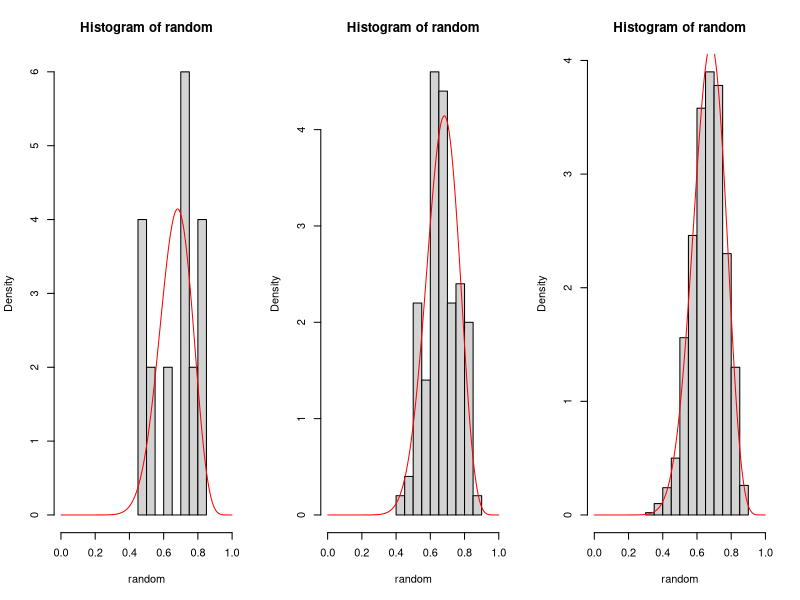
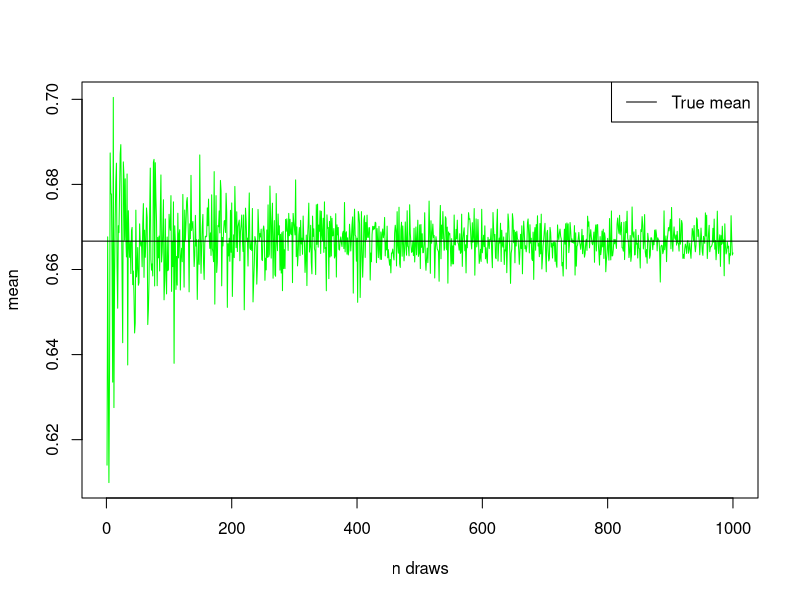
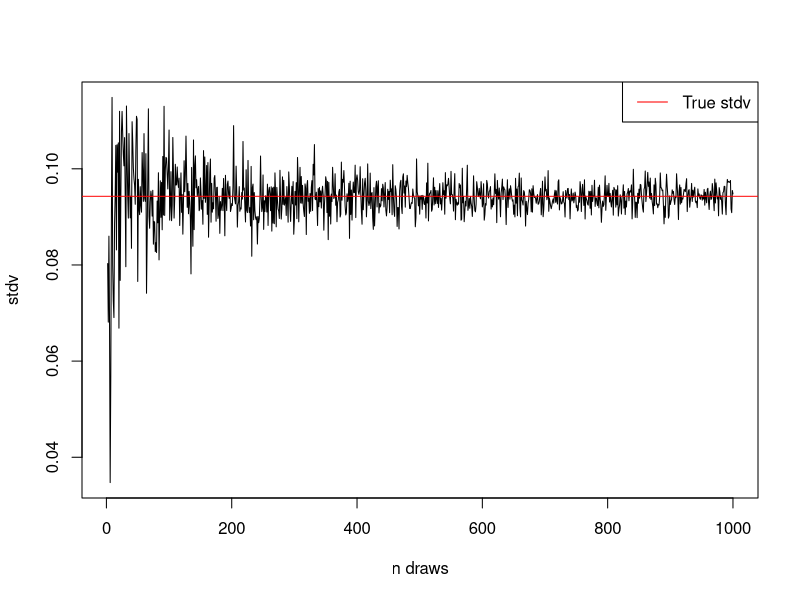
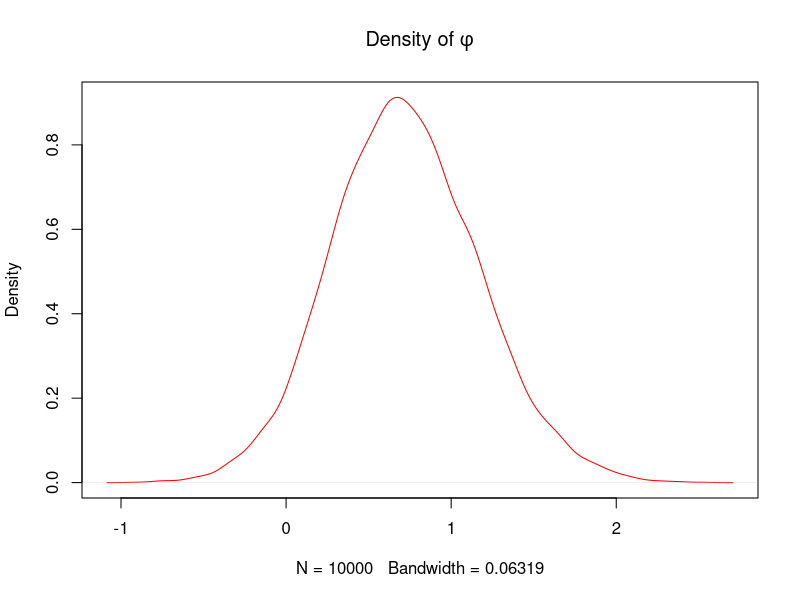

The R script that drew these images, in order:
alpha <- 2
beta <- 2
s <- 14
f <- 6
n <- 20
f <- n-s
nDraws <- c(10, 100, 1000)

# 1a
# What are the true values of the posterior mean and standard deviation? 
# Look at the Wikipedia page for the beta distribution or in the table of 
# distributions on the course webpage. Compute these based on the posterior parameters. 
# Then compute the same values based on the posterior samples 
# (using mean() and sd() in R) and see if you get the same results.
# To show the convergence, make a plot that shows the posterior mean and standard deviation on the y-axis, 
# computed based on posterior samples and number of samples on the x-axis. 
# You can then also include the true values in this plot.

xGrid <- seq(0.001, 0.999, by=0.001)
posterior = dbeta(xGrid, alpha + s, beta + (n-s))
trueMean <- (alpha + s)/(alpha + beta + s + f)
trueStdv <- sqrt(((alpha + s) * ( beta + f)) / ((alpha + beta + n)^2 * (alpha + beta + n + 1)))
par(mfrow=c(1,3))
for (draws in nDraws) {
  random = rbeta(draws, alpha+s, beta+(n-s))
  mean <- mean(random)
  stdv <- sd(random)
  hist(random, xlim = c(0,1), freq = FALSE, breaks=10)
  lines(xGrid, posterior, type='l', col ='red')
}
dev.off() 

mean <- c()
stdv <- c()
for (i in 1:1000) {
  random = rbeta(i, alpha+s, beta+(n-s))
  mean <- c(mean, mean(random))
  stdv <- c(stdv, sd(random))
}

# plot mean
plot(mean, type='l', col='green', xlab = 'n draws')
abline(h = trueMean)
legend('topright', legend = 'True mean', col = 'black', lwd = 1)

# Plot standard diviation 
plot(stdv, type='l', col='black', xlab='n draws')
abline(h = trueStdv, col='red')
legend('topright', legend = 'True stdv', col = 'red', lwd = 1)



# 1b
nDraws <- 10000
random = rbeta(nDraws, alpha+s, beta+(n-s))
print(sum(random < 0.4)/length(random))
real <- pbeta(.4, alpha + s, beta + (n-s))

# 1c
##you compute random draws of phi, but then you plot the density of the 
##original parameter theta. Plot the density of phi instead. 
##Also the mathematical statement should say theta instead of phi on the right hand side.

nDraws <- 10000
random = rbeta(nDraws, alpha+s, beta+(n-s))
phi <- log(random/(1 - random))
plot(density(phi), lwd=1, type='l', col='red', main = expression('Density of' ~ phi))
